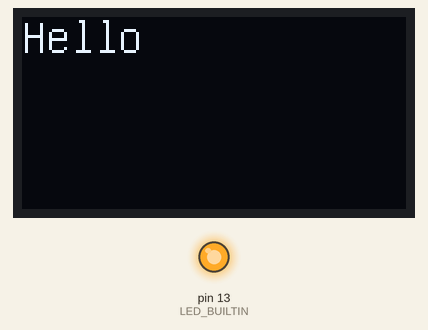
Recording of a sketch running on a simulated Arduino Uno, built with avr-gcc and run on an emulated ATmega328P. Shown: 128×64 one-colour display, output pins drawn as LEDs (lit = HIGH).

Above: at 0.07 s.
At 1.2 s:
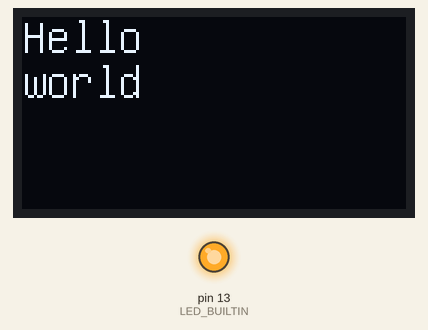
At 2.2 s:
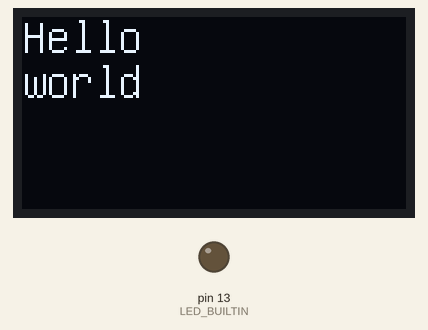
Timing chart, 0 to 3.7 s (numbered marks = the images above):
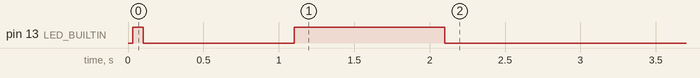

The sketch:

esp32-oled02.ino
```cpp
#include <U8g2lib.h>
#include <Wire.h>
#define PIN_OLED_SCL A5
#define PIN_OLED_SDA A4
//Check others from U8g2 documentation, if doesn't work
U8G2_SSD1306_128X64_NONAME_F_SW_I2C u8g2(U8G2_R0, PIN_OLED_SCL, PIN_OLED_SDA);

#define ONN()  digitalWrite(LED_BUILTIN, HIGH)
#define OFF()  digitalWrite(LED_BUILTIN, LOW)
void test1()
{
  pinMode(LED_BUILTIN, OUTPUT);
  ONN();
  u8g2.setFont(u8g_font_unifont);
  u8g2.clearBuffer();
  u8g2.drawStr( 0, 12 , "Hello");
  u8g2.sendBuffer();
  u8g2.setCursor(0, 27);
  u8g2.print("world");
  u8g2.sendBuffer();
  OFF();
  delay(1000);
  ONN();
  delay(1000);
  OFF();

}

void setup() {
  u8g2.begin();
  test1();
}

void loop() {

}
```
